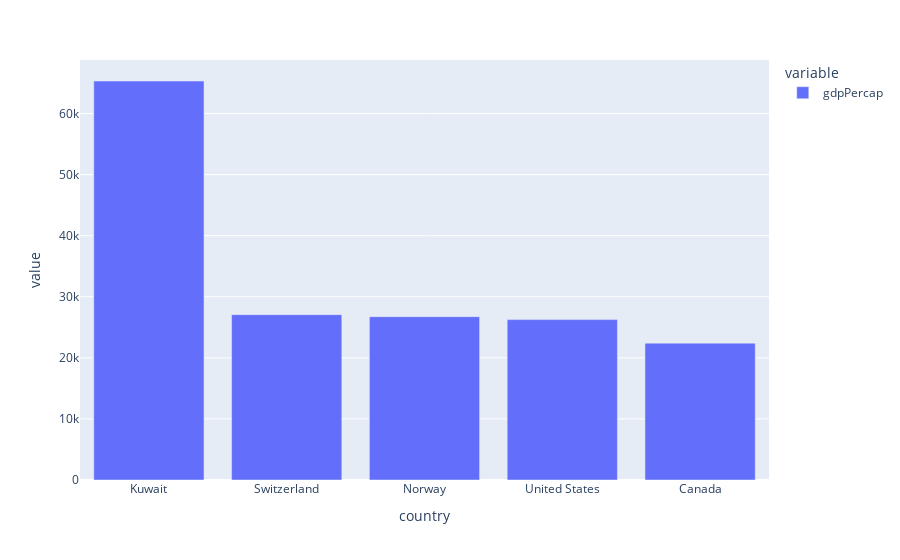

The notebook cell this image was saved under:
### Code cell
# What countries have the highest mean GDP Per Capita?
countries_with_highest_gdpPercap = gapminder.groupby('country')[['gdpPercap']].agg('mean').sort_values(by='gdpPercap', ascending=False)
px.bar(countries_with_highest_gdpPercap.head())

### Figure 1 — Plotly figure (JSON) as saved in the notebook; plotly's stock layout.template omitted (floating-point values rounded to 4 significant figures)
{"data": [{"alignmentgroup": "True", "hovertemplate": "variable=gdpPercap<br>country=%{x}<br>value=%{y}<extra></extra>", "legendgroup": "gdpPercap", "marker": {"color": "#636efa", "pattern": {"shape": ""}}, "name": "gdpPercap", "offsetgroup": "gdpPercap", "orientation": "v", "showlegend": true, "textposition": "auto", "type": "bar", "x": ["Kuwait", "Switzerland", "Norway", "United States", "Canada"], "xaxis": "x", "y": [65330.0, 27070.0, 26750.0, 26260.0, 22410.0], "yaxis": "y"}], "layout": {"autosize": true, "barmode": "relative", "legend": {"title": {"text": "variable"}, "tracegroupgap": 0}, "margin": {"t": 60}, "xaxis": {"anchor": "y", "autorange": true, "domain": [0, 1], "range": [-0.5, 4.5], "title": {"text": "country"}, "type": "category"}, "yaxis": {"anchor": "x", "autorange": true, "domain": [0, 1], "range": [0, 68770.0], "title": {"text": "value"}, "type": "linear"}}}
